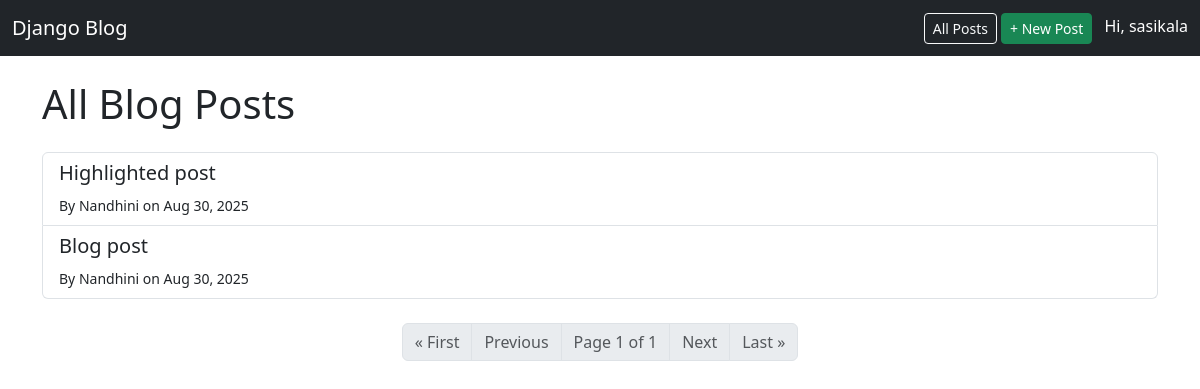
Page /blog/ (signed in) on the committed database.
### blog/models.py (models this page shows, shortened)
class Post(models.Model):
    title = models.CharField(max_length=200)
    content = models.TextField()
    author = models.ForeignKey(User, on_delete=models.CASCADE)
    created_at = models.DateTimeField(auto_now_add=True)

### blog/views.py (the view)
# urls.py: path('', PostListView.as_view(), name='post-list'),
class PostListView(ListView):
    model = Post
    template_name = "blog/post_list.html"
    context_object_name = "posts"
    ordering = ["-created_at"]

### blog/templates/blog/post_list.html
{% extends 'blog/base.html' %}
{% block content %}
<h1 class="mb-4">All Blog Posts</h1>
<div class="list-group">
  {% for post in posts %}
    <a href="{% url 'post-detail' post.id %}" class="list-group-item list-group-item-action">
      <h5>{{ post.title }}</h5>
      <small>By {{ post.author }} on {{ post.created_at|date:"M d, Y" }}</small>
    </a>
  {% empty %}
    <p>No posts available.</p>
  {% endfor %}
</div>
<nav aria-label="Page navigation" class="mt-4">
  <ul class="pagination justify-content-center">
    {% if page_obj.has_previous %}
      <li class="page-item">
        <a class="page-link" href="?page=1">&laquo; First</a>
      </li>
      <li class="page-item">
        <a class="page-link" href="?page={{ page_obj.previous_page_number }}">Previous</a>
      </li>
    {% else %}
      <li class="page-item disabled"><span class="page-link">&laquo; First</span></li>
      <li class="page-item disabled"><span class="page-link">Previous</span></li>
    {% endif %}
    <li class="page-item disabled">
      <span class="page-link">
        Page {{ page_obj.number }} of {{ page_obj.paginator.num_pages }}
      </span>
    </li>
    {% if page_obj.has_next %}
      <li class="page-item">
        <a class="page-link" href="?page={{ page_obj.next_page_number }}">Next</a>
      </li>
      <li class="page-item">
        <a class="page-link" href="?page={{ page_obj.paginator.num_pages }}">Last &raquo;</a>
      </li>
    {% else %}
      <li class="page-item disabled"><span class="page-link">Next</span></li>
      <li class="page-item disabled"><span class="page-link">Last &raquo;</span></li>
    {% endif %}
  </ul>
</nav>
{% endblock %}

### blog/templates/blog/base.html (shortened to what this page needs)
<!DOCTYPE html>
<html lang="en">
<head>
  <link href="https://cdn.jsdelivr.net/npm/bootstrap@5.3.2/dist/css/bootstrap.min.css" rel="stylesheet">
</head>
<body>
  <nav class="navbar navbar-expand-lg navbar-dark bg-dark mb-4">
    <div class="container-fluid">
      <a class="navbar-brand" href="{% url 'home' %}">Django Blog</a>
      <div>
        <a class="btn btn-outline-light btn-sm" href="{% url 'post-list' %}">All Posts</a>
        {% if user.is_authenticated %}
          <a class="btn btn-success btn-sm" href="{% url 'post-create' %}">+ New Post</a>
          <span class="text-white ms-2">Hi, {{ user.username }}</span>
        {% else %}
          <a class="btn btn-outline-light btn-sm" href="/admin/">Login</a>
        {% endif %}
      </div>
    </div>
  </nav>
  <div class="container">
    {% block content %}{% endblock %}
  </div>
</body>
</html>

### rows in the picture
Post: title "Highlighted post", author "Nandhini", created_at "Aug 30, 2025"
Post: title "Blog post", author "Nandhini", created_at "Aug 30, 2025"

### other values in the picture
{{ user.username }} "sasikala"
{{ page_obj.number }} "1"
{{ page_obj.paginator.num_pages }} "1"
